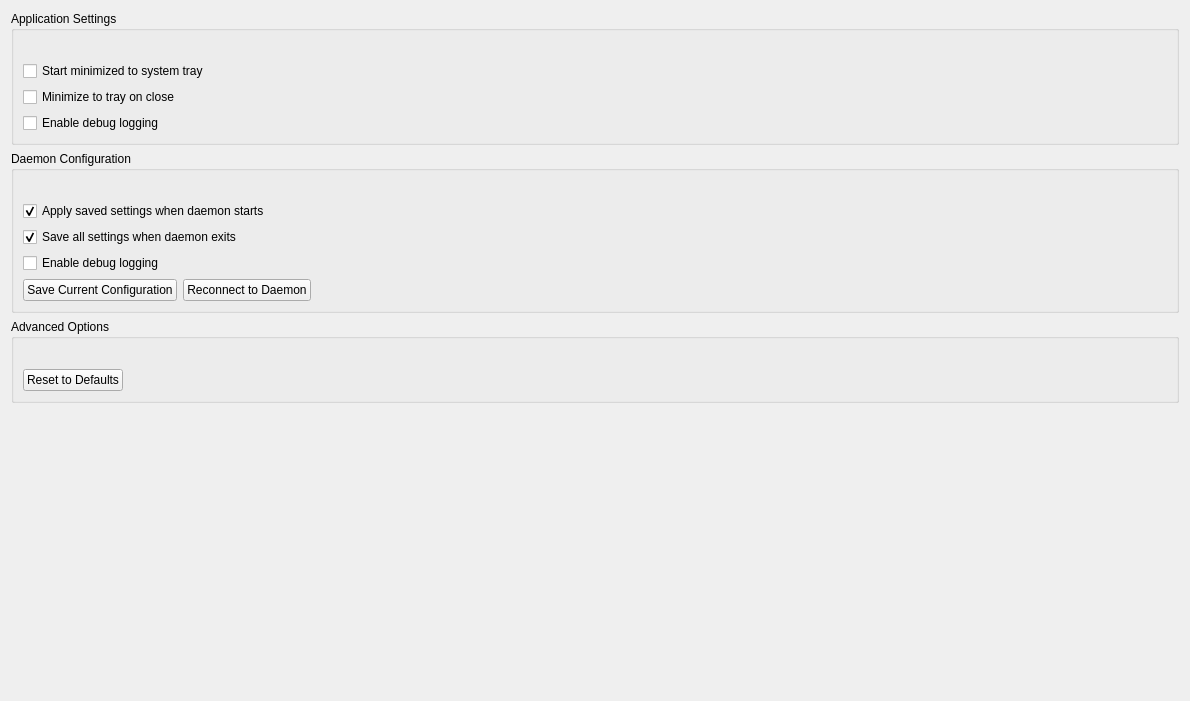
<?xml version="1.0" encoding="UTF-8"?>
<ui version="4.0">
 <class>ToolBarSettingsWidget</class>
 <widget class="QWidget" name="ToolBarSettingsWidget">
  <property name="geometry">
   <rect>
    <x>0</x>
    <y>0</y>
    <width>1190</width>
    <height>701</height>
   </rect>
  </property>
  <property name="windowTitle">
   <string>Settings</string>
  </property>
  <property name="styleSheet">
   <string notr="true"/>
  </property>
  <layout class="QVBoxLayout" name="verticalLayout_Main">
   <item>
    <layout class="QVBoxLayout" name="verticalLayout_Content">
     <item>
      <widget class="QGroupBox" name="groupBox_Application">
       <property name="title">
        <string>Application Settings</string>
       </property>
       <layout class="QVBoxLayout" name="verticalLayout_Application">
        <property name="topMargin">
         <number>30</number>
        </property>
        <item>
         <widget class="QCheckBox" name="checkBox_StartMinimized">
          <property name="text">
           <string>Start minimized to system tray</string>
          </property>
         </widget>
        </item>
        <item>
         <widget class="QCheckBox" name="checkBox_MinimizeToTray">
          <property name="text">
           <string>Minimize to tray on close</string>
          </property>
         </widget>
        </item>
        <item>
         <widget class="QCheckBox" name="checkBox_AppDebugLogging">
          <property name="text">
           <string>Enable debug logging</string>
          </property>
         </widget>
        </item>
       </layout>
      </widget>
     </item>
     <item>
      <widget class="QGroupBox" name="groupBox_Daemon">
       <property name="title">
        <string>Daemon Configuration</string>
       </property>
       <layout class="QVBoxLayout" name="verticalLayout_Daemon">
        <property name="topMargin">
         <number>30</number>
        </property>
        <item>
         <widget class="QCheckBox" name="checkBox_ApplySavedSettingsOnStart">
          <property name="text">
           <string>Apply saved settings when daemon starts</string>
          </property>
          <property name="checked">
           <bool>true</bool>
          </property>
         </widget>
        </item>
        <item>
         <widget class="QCheckBox" name="checkBox_SaveSettingsOnDaemonExit">
          <property name="text">
           <string>Save all settings when daemon exits</string>
          </property>
          <property name="checked">
           <bool>true</bool>
          </property>
         </widget>
        </item>
        <item>
         <widget class="QCheckBox" name="checkBox_DebugLogging">
          <property name="text">
           <string>Enable debug logging</string>
          </property>
         </widget>
        </item>
        <item>
         <layout class="QHBoxLayout" name="horizontalLayout_Daemon">
          <item>
           <widget class="QPushButton" name="pushButton_SaveCurrentConfiguration">
            <property name="text">
             <string>Save Current Configuration</string>
            </property>
           </widget>
          </item>
          <item>
           <widget class="QPushButton" name="pushButton_ReconnectDaemon">
            <property name="text">
             <string>Reconnect to Daemon</string>
            </property>
           </widget>
          </item>
          <item>
           <spacer name="horizontalSpacer_Daemon">
            <property name="orientation">
             <enum>Qt::Orientation::Horizontal</enum>
            </property>
            <property name="sizeHint" stdset="0">
             <size>
              <width>40</width>
              <height>20</height>
             </size>
            </property>
           </spacer>
          </item>
         </layout>
        </item>
       </layout>
      </widget>
     </item>
     <item>
      <widget class="QGroupBox" name="groupBox_Advanced">
       <property name="title">
        <string>Advanced Options</string>
       </property>
       <layout class="QVBoxLayout" name="verticalLayout_Advanced">
        <property name="topMargin">
         <number>30</number>
        </property>
        <item>
         <layout class="QHBoxLayout" name="horizontalLayout_Advanced">
          <item>
           <widget class="QPushButton" name="pushButton_ResetDefaults">
            <property name="text">
             <string>Reset to Defaults</string>
            </property>
           </widget>
          </item>
          <item>
           <spacer name="horizontalSpacer">
            <property name="orientation">
             <enum>Qt::Orientation::Horizontal</enum>
            </property>
            <property name="sizeHint" stdset="0">
             <size>
              <width>40</width>
              <height>20</height>
             </size>
            </property>
           </spacer>
          </item>
         </layout>
        </item>
       </layout>
      </widget>
     </item>
     <item>
      <spacer name="verticalSpacer">
       <property name="orientation">
        <enum>Qt::Orientation::Vertical</enum>
       </property>
       <property name="sizeHint" stdset="0">
        <size>
         <width>20</width>
         <height>40</height>
        </size>
       </property>
      </spacer>
     </item>
    </layout>
   </item>
  </layout>
 </widget>
 <resources/>
 <connections/>
</ui>
